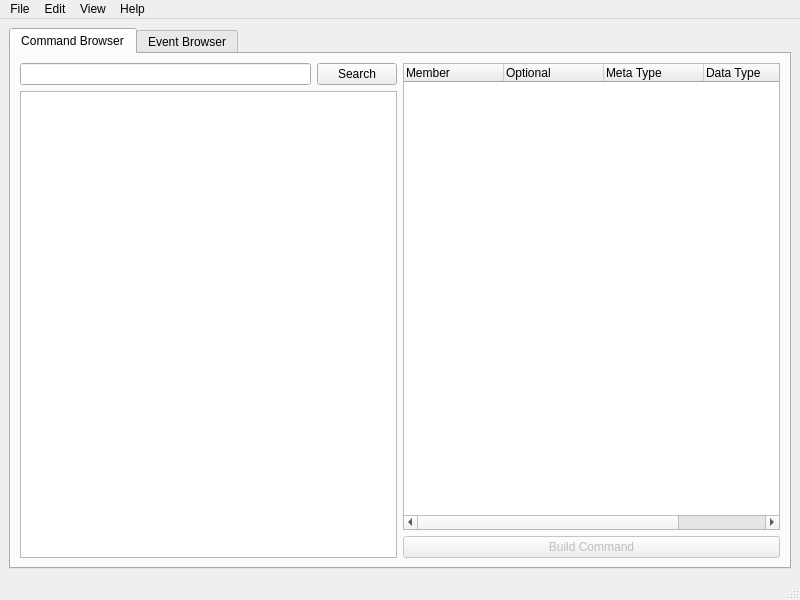
<?xml version="1.0" encoding="UTF-8"?>
<ui version="4.0">
 <class>MainWindow</class>
 <widget class="QMainWindow" name="MainWindow">
  <property name="geometry">
   <rect>
    <x>0</x>
    <y>0</y>
    <width>800</width>
    <height>600</height>
   </rect>
  </property>
  <property name="windowTitle">
   <string>Qemu</string>
  </property>
  <property name="windowIcon">
   <iconset resource="resources/resources.qrc">
    <normaloff>:/images/qemu.png</normaloff>:/images/qemu.png</iconset>
  </property>
  <widget class="QWidget" name="centralwidget">
   <layout class="QVBoxLayout" name="verticalLayout_2">
    <item>
     <widget class="QTabWidget" name="browser_tab">
      <property name="enabled">
       <bool>true</bool>
      </property>
      <property name="currentIndex">
       <number>0</number>
      </property>
      <widget class="QWidget" name="cmd_tab">
       <attribute name="title">
        <string>Command Browser</string>
       </attribute>
       <layout class="QHBoxLayout" name="horizontalLayout">
        <item>
         <layout class="QVBoxLayout" name="verticalLayout_5">
          <item>
           <layout class="QHBoxLayout" name="horizontalLayout_5">
            <item>
             <widget class="QLineEdit" name="cmd_search_field"/>
            </item>
            <item>
             <widget class="QPushButton" name="cmd_search_btn">
              <property name="text">
               <string>Search</string>
              </property>
             </widget>
            </item>
           </layout>
          </item>
          <item>
           <widget class="QListWidget" name="cmd_list"/>
          </item>
         </layout>
        </item>
        <item>
         <layout class="QVBoxLayout" name="verticalLayout">
          <property name="sizeConstraint">
           <enum>QLayout::SetDefaultConstraint</enum>
          </property>
          <item>
           <widget class="QTreeWidget" name="cmd_detail">
            <column>
             <property name="text">
              <string>Member</string>
             </property>
            </column>
            <column>
             <property name="text">
              <string>Optional</string>
             </property>
            </column>
            <column>
             <property name="text">
              <string>Meta Type</string>
             </property>
            </column>
            <column>
             <property name="text">
              <string>Data Type</string>
             </property>
            </column>
            <column>
             <property name="text">
              <string>Values</string>
             </property>
            </column>
           </widget>
          </item>
          <item>
           <widget class="QPushButton" name="build_cmd_btn">
            <property name="enabled">
             <bool>false</bool>
            </property>
            <property name="text">
             <string>Build Command</string>
            </property>
           </widget>
          </item>
         </layout>
        </item>
       </layout>
      </widget>
      <widget class="QWidget" name="event_tab">
       <attribute name="title">
        <string>Event Browser</string>
       </attribute>
       <layout class="QHBoxLayout" name="horizontalLayout_2">
        <item>
         <layout class="QVBoxLayout" name="verticalLayout_4" stretch="0,0">
          <property name="spacing">
           <number>6</number>
          </property>
          <property name="sizeConstraint">
           <enum>QLayout::SetDefaultConstraint</enum>
          </property>
          <item>
           <layout class="QHBoxLayout" name="horizontalLayout_4">
            <item>
             <widget class="QLineEdit" name="event_search_field"/>
            </item>
            <item>
             <widget class="QPushButton" name="event_search_btn">
              <property name="text">
               <string>Search</string>
              </property>
             </widget>
            </item>
           </layout>
          </item>
          <item>
           <widget class="QListWidget" name="event_list"/>
          </item>
         </layout>
        </item>
        <item>
         <layout class="QVBoxLayout" name="verticalLayout_3">
          <item>
           <widget class="QTreeWidget" name="event_detail">
            <column>
             <property name="text">
              <string>Member</string>
             </property>
            </column>
            <column>
             <property name="text">
              <string>Optional</string>
             </property>
            </column>
            <column>
             <property name="text">
              <string>Meta Type</string>
             </property>
            </column>
            <column>
             <property name="text">
              <string>Data Type</string>
             </property>
            </column>
            <column>
             <property name="text">
              <string>Values</string>
             </property>
            </column>
           </widget>
          </item>
          <item>
           <widget class="QPushButton" name="build_event_btn">
            <property name="enabled">
             <bool>false</bool>
            </property>
            <property name="text">
             <string>Build Event</string>
            </property>
           </widget>
          </item>
         </layout>
        </item>
       </layout>
      </widget>
     </widget>
    </item>
   </layout>
  </widget>
  <widget class="QMenuBar" name="menubar">
   <property name="geometry">
    <rect>
     <x>0</x>
     <y>0</y>
     <width>800</width>
     <height>25</height>
    </rect>
   </property>
   <widget class="QMenu" name="menuFile">
    <property name="title">
     <string>File</string>
    </property>
    <addaction name="actionDump_Schema"/>
   </widget>
   <widget class="QMenu" name="menuEdit">
    <property name="title">
     <string>Edit</string>
    </property>
    <addaction name="actionPreferences"/>
   </widget>
   <widget class="QMenu" name="menuHelp">
    <property name="title">
     <string>Help</string>
    </property>
    <addaction name="actionAbout"/>
    <addaction name="actionQMP_Reference"/>
   </widget>
   <widget class="QMenu" name="menuView">
    <property name="title">
     <string>View</string>
    </property>
    <addaction name="actionOther_Windows"/>
   </widget>
   <addaction name="menuFile"/>
   <addaction name="menuEdit"/>
   <addaction name="menuView"/>
   <addaction name="menuHelp"/>
  </widget>
  <widget class="QStatusBar" name="statusbar"/>
  <action name="actionAbout">
   <property name="text">
    <string>About</string>
   </property>
  </action>
  <action name="actionOther_Windows">
   <property name="text">
    <string>Other Windows</string>
   </property>
  </action>
  <action name="actionPreferences">
   <property name="text">
    <string>Preferences</string>
   </property>
  </action>
  <action name="actionQMP_Reference">
   <property name="text">
    <string>QMP Reference</string>
   </property>
  </action>
  <action name="actionDump_Schema">
   <property name="text">
    <string>Dump Schema</string>
   </property>
   <property name="toolTip">
    <string>&lt;html&gt;&lt;head/&gt;&lt;body&gt;&lt;p&gt;Save the QMP Schema data to a JSON file&lt;/p&gt;&lt;/body&gt;&lt;/html&gt;</string>
   </property>
  </action>
 </widget>
 <resources>
  <include location="resources/resources.qrc"/>
 </resources>
 <connections/>
</ui>
